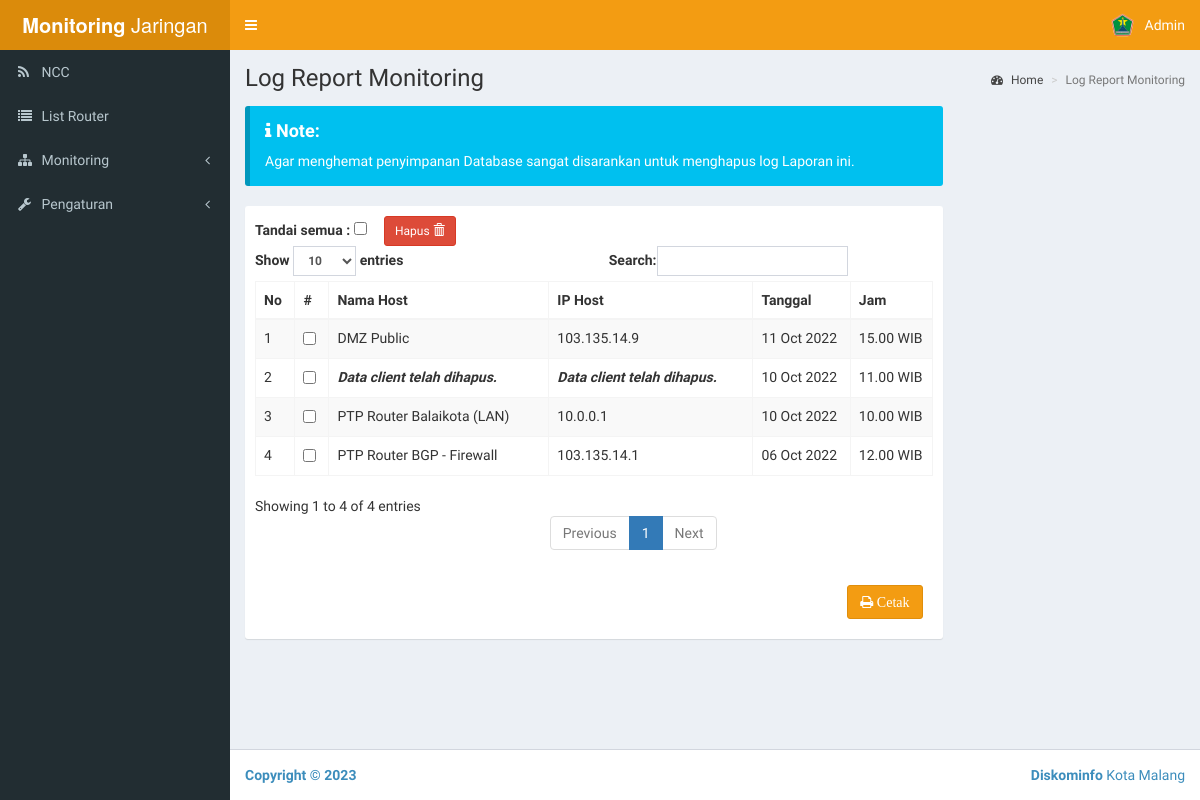
Before: /log (signed in) with the older database file.
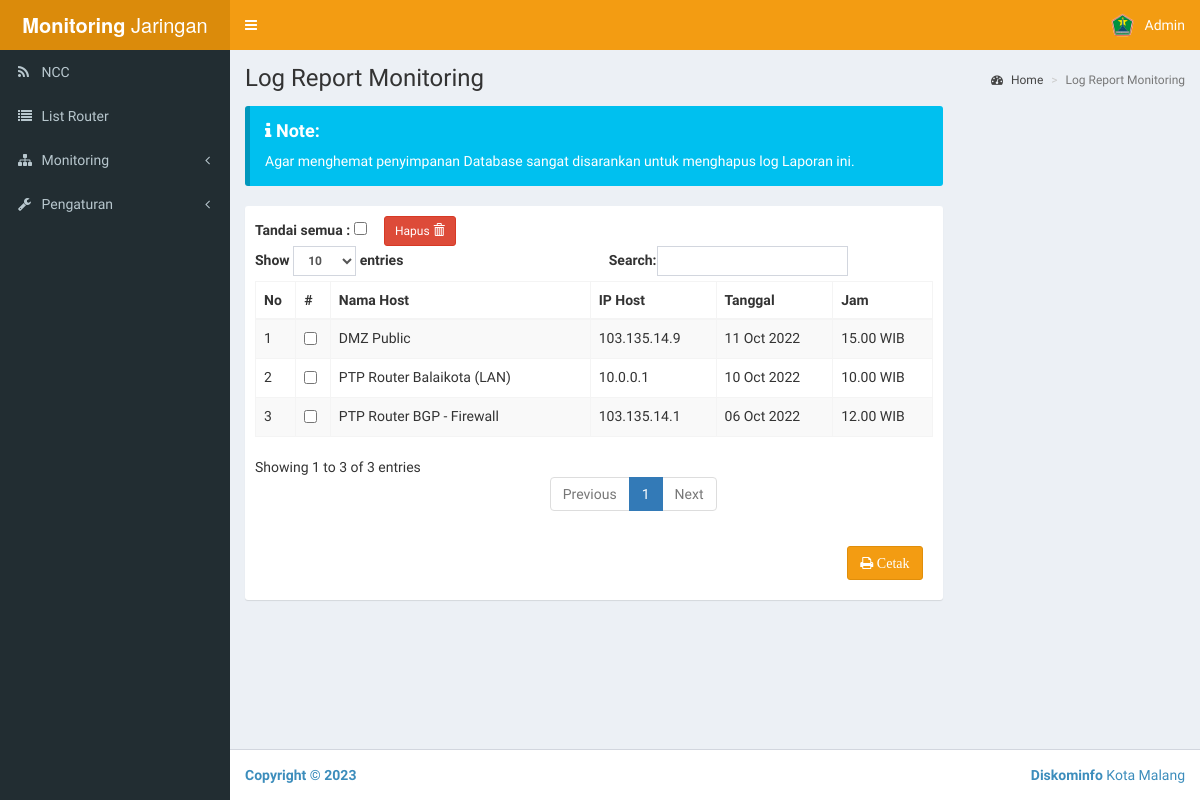
After: the same page with the newer database file.
### tables this page shows
CREATE TABLE `user` (
  `id_user` int(10) NOT NULL,
  `email_user` varchar(255) NOT NULL,
  `pwd_user` varchar(255) NOT NULL,
  `name_user` varchar(255) NOT NULL
);

CREATE TABLE `blok` (
  `id_blok` int(50) NOT NULL,
  `name_blok` varchar(255) NOT NULL,
  `telp_blok` varchar(100) NOT NULL,
  `add_blok` longtext NOT NULL,
  `sum_client` int(100) NOT NULL,
  `pusat_client` varchar(100) NOT NULL
);

CREATE TABLE `log` (
  `id_log` int(10) NOT NULL,
  `id_client` varchar(100) NOT NULL,
  `date_log` varchar(25) NOT NULL,
  `hour_log` varchar(25) NOT NULL,
  `status_log` int(5) NOT NULL
);

CREATE TABLE `client` (
  `id_client` int(50) NOT NULL,
  `id_blok` int(50) NOT NULL,
  `ip_client` varchar(50) NOT NULL,
  `name_client` varchar(255) NOT NULL,
  `status_client` enum('Connected','Disconnected','Destination net unreachable','Destination host unreachable','Request timed out') NOT NULL
);

### view/log-report.php (the view, shortened to what this page needs)
<?php
$this_date = date("d M Y");
$sql_l = "SELECT*FROM log NATURAL LEFT JOIN client WHERE date_log!='$this_date' ORDER BY id_log DESC";
$query_l = $conn->query($sql_l);
 ?>
<div class="box-body">
<form method="post" action="asset/proses.php?del_log">
<strong>Tandai semua :</strong> <input type="checkbox" class="master-noreg flat-red"> &nbsp;&nbsp;&nbsp;
<button class='btn btn-danger btn-sm' type="submit" onclick="alert('Hapus yang ditandai?');"> Hapus
<i class='glyphicon glyphicon-trash'></i></button>
    <table id="log-report" class="table table-bordered table-striped">
    <thead>
      <tr>
        <th>No</th>
        <th>#</th>
        <th>Nama Host</th>
        <th>IP Host</th>
        <th>Tanggal</th>
        <th>Jam</th>
      </tr>
    </thead>
    <tbody>
    <?php
    $no=0;
    while ($a_log = $query_l->fetch_assoc()) {
        $no++;
            extract($a_log);
            if (!isset($ip_client)) {
                $ip_client = "<strong><i>Data client telah dihapus.</i></strong>";
                $name_client = "<strong><i>Data client telah dihapus.</i></strong>";
            }
            echo "<tr>
                    <td>$no</td>
                    <td><input type='checkbox'class='noreg' name='id_log[]' value='$id_log'/></td>
                    <td>$name_client</td>
                    <td>$ip_client</td>
                    <td>$date_log</td>
                    <td>$hour_log.00 WIB</td>
                  </tr>";
        }
     ?>
  </table>
  </form>
  <div class="box-body" style="right: 50px" align="right">
 <a href="report/cetak.php" target="_blank"><button class="btn btn-warning" type="submit" onclick="alert('Cetak Laporan');"><i class="fa fa-print"> Cetak</i></button>
    </div>
</div>

### index.php (shortened to what this page needs)
<?php
    if (isset($_GET['page'])) {
      $page = $_GET['page'];
    } else {
      $page = "home";
    }
    	if (!isset($_SESSION['admin'])) {
    		include './view/login.php';
    	} else {
    		include './view/media.php';
    	}
 ?>

### view/media.php (shortened to what this page needs)
<!DOCTYPE html>
<html>
  <head>
    <link rel="stylesheet" href="asset/bootstrap/css/bootstrap.min.css">
    <link rel="stylesheet" href="https://maxcdn.bootstrapcdn.com/font-awesome/4.4.0/css/font-awesome.min.css">
    <link rel="stylesheet" href="asset/plugins/select2/select2.min.css">
    <link rel="stylesheet" href="https://code.ionicframework.com/ionicons/2.0.1/css/ionicons.min.css">
    <link rel="stylesheet" href="asset/dist/css/AdminLTE.min.css">
    <link rel="stylesheet" href="asset/dist/css/skins/_all-skins.min.css">
  </head>
  <body class="sidebar-mini skin-yellow layout-boxed">
    <div class="wrapper">
        <header class="main-header">
            <?php include './view/layout/header.php'; ?>
        </header>
      <aside class="main-sidebar">
        <section class="sidebar">
            <?php include './view/layout/sidebar.php'; ?>
        </section>
      </aside>
      <div class="content-wrapper">
          <?php include './view/layout/content.php'; ?>
      </div>
        <footer class="main-footer">
        <div class="pull-right hidden-xs">
          <b>Diskominfo</b> Kota Malang
        </div>
        <strong>Copyright © <?php echo date("Y"); ?> <a href="#"></a></strong>
      </footer>
    </div>
  </body>
</html>

### view/layout/header.php (shortened to what this page needs)
<?php
$query_us = $conn->query("SELECT*FROM user WHERE id_user='$_SESSION[id]'");
$admin = $query_us->fetch_assoc();
$admin_name = $admin['name_user'];
 ?>
        <a href="home" class="logo">
          <span class="logo-lg"><b>Monitoring</b> Jaringan</span>
        </a>
        <nav class="navbar navbar-static-top" role="navigation">
          <a href="#" class="sidebar-toggle" data-toggle="offcanvas" role="button">
          </a>
          <div class="navbar-custom-menu">
            <ul class="nav navbar-nav">
              <li class="dropdown user user-menu">
                <a href="#" class="dropdown-toggle" data-toggle="dropdown">
                  <img src="asset/dist/img/mlgkucecwara.jpg" class="user-image" alt="User Image">
                  <span class="hidden-xs"><?php echo $admin_name; ?></span>
                </a>
              </li>
            </ul>
          </div>
        </nav>

### view/layout/sidebar.php (shortened to what this page needs)
<ul class="sidebar-menu">
<?php
    $d_blokx=$conn->query("SELECT (name_blok) FROM blok WHERE pusat_client='1'")->fetch_assoc();
    $nama_blok = $d_blokx['name_blok'];
    $link = array("home", "stasiun", "#", "#");
    $nama = array("$nama_blok", "List Router", "Monitoring", "Pengaturan");
    $icon = array("fa fa-rss", "fa fa-list","fa fa-sitemap", "fa fa-wrench");
    for ($i=0; $i <= count($link)-1 ; $i++) {
      if (strcmp($page, "$link[$i]")==0) {
            $status_l = " class='active'";
          } else {
            $status_l = "";
          }
      if ($nama[$i] === "Monitoring") {
        $right_icon = "<i class='fa fa-angle-left pull-right'></i>";
        $menu_d = "<ul class='treeview-menu'>";
      } elseif ($nama[$i] === "Pengaturan") {
        $right_icon = "<i class='fa fa-angle-left pull-right'></i>";
        $menu_d = "<ul class='treeview-menu'>
        <li>
            <a class='active' href='./add_stasiun'>Add Router</a>
        </li>
        <li>
            <a class='active' href='./add_client'>Add Client</a>
        </li>
        <li>
            <a class='active' href='./log'>Log Laporan</a>
        </li>
        <!-- <li>
            <a href='./asset/proses.php?logout'>Logout</a>
        </li> -->
        </ul>";
      } else {
        $right_icon = "";
        $menu_d = "";
      }
      echo "<li $status_l>
              <a href='$link[$i]'>
              <i class='$icon[$i]'></i> <span>$nama[$i]</span> $right_icon
              </a> $menu_d";
              if ($nama[$i]==="Monitoring") {
              echo "</ul>";
              }
      echo "
            </li>";
    }
 ?>
 </ul>

### view/layout/content.php (shortened to what this page needs)
<?php
    if (strcmp($page, "home")==0) {
        function showNotif() {
          if (isset($_GET['st'])) {
                    if ($_GET['st'] == 1) {
                          echo '<div class="callout callout-warning" style="margin-bottom: 0!important;">
                              <h4><i class="fa fa-info"></i> Note:</h4>
                              Berhasil Disimpan.
                            </div><br />';
                    } elseif ($_GET['st'] == 2) {
                          echo '<div class="callout callout-danger" style="margin-bottom: 0!important;">
                              <h4><i class="fa fa-info"></i> Note:</h4>
                              Gagal Menyimpan.
                            </div><br />';
                    }
                  }
        }
        $d_blok=$conn->query("SELECT (name_blok) FROM blok WHERE pusat_client='1'")->fetch_assoc();
        $judul = $d_blok['name_blok'];
        $pantau = 1;
        $notif = 'true';
        $halaman = "./view/beranda.php";
      } elseif (strcmp($page, "log")==0) {
        function showNotif() {
          echo '<div class="callout callout-info" style="margin-bottom: 0!important;">
          <h4><i class="fa fa-info"></i> Note:</h4>
          Agar menghemat penyimpanan Database sangat disarankan untuk menghapus log Laporan ini.
          </div> <br />';
        }
        $notif = 'true';
        $judul = "Log Report Monitoring";
        $halaman = "./view/log-report.php";
      }  else {
        $notif = 'false';
        $pantau = 0;
        $judul = "";
        $halaman = "./view/404.php";
      }
?>
        <section class="content-header">
          <h1>
            <?php echo $judul; ?>
          </h1>
          <ol class="breadcrumb">
            <li><a href="#"><i class="fa fa-dashboard"></i> Home</a></li>
            <li class="active"><?php echo $judul; ?></li>
          </ol>
        </section>
        <section class="content">
          <div class="row">
            <div class="col-md-9">
            <?php
              if ($notif == "true") {
                showNotif();
              }
             ?>
              <div class="nav-tabs-custom">
                <?php include $halaman; ?>
              </div>
            </div>
            <div class="col-md-3">
            </div>
          </div>
        </section>

Changed rows visible on the page:
removed log: shows "Data client telah dihapus.", date_log "10 Oct 2022", hour_log "11"
Other visible differences:
text written by a page script: "Show entries Search: Showing 1 to 4 of 4 entries Previous 1 Next" → "Show entries Search: Showing 1 to 3 of 3 entries Previous 1 Next"
